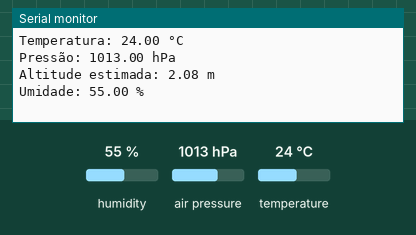
Bench run of a sketch on a simulated Arduino Uno, built with avr-gcc and run on an emulated ATmega328P. Shown: the last lines printed to the serial monitor. Inputs (shaded band) come from the test bench; at power-on: humidity 55 %, air pressure 1013 hPa, temperature 24 °C.

Above: at 1.2 s.
1.3 s: humidity set to 22 %
At 3.2 s:
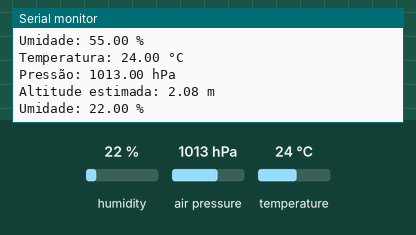
3.6 s: air pressure set to 952 hPa
At 5.2 s:
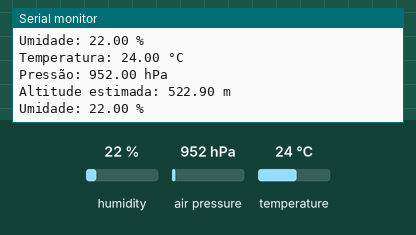

The sketch:

testebme.ino
```cpp
#include <Wire.h>
#include <Adafruit_Sensor.h>
#include <Adafruit_BME280.h>

#define SEALEVELPRESSURE_HPA (1013.25)

Adafruit_BME280 bme; // Objeto do sensor

void setup() {
    Serial.begin(115200);
    if (!bme.begin(0x76)) { // Endereço padrão I2C do BME280
        Serial.println("Erro ao detectar o BME280!");
        while (1);
    }
}

void loop() {
    Serial.print("Temperatura: ");
    Serial.print(bme.readTemperature());
    Serial.println(" °C");

    Serial.print("Pressão: ");
    Serial.print(bme.readPressure() / 100.0F);
    Serial.println(" hPa");

    Serial.print("Altitude estimada: ");
    Serial.print(bme.readAltitude(SEALEVELPRESSURE_HPA));
    Serial.println(" m");

    Serial.print("Umidade: ");
    Serial.print(bme.readHumidity());
    Serial.println(" %");

    Serial.println();
    delay(2000); // Aguarda 2 segundos antes da próxima leitura
}
```

Measured:
- after the input at 1.3 s, the serial monitor: prints a new line after 0.71 s (image 1)
- after the input at 3.6 s, the serial monitor: prints a new line after 0.42 s (image 2)
